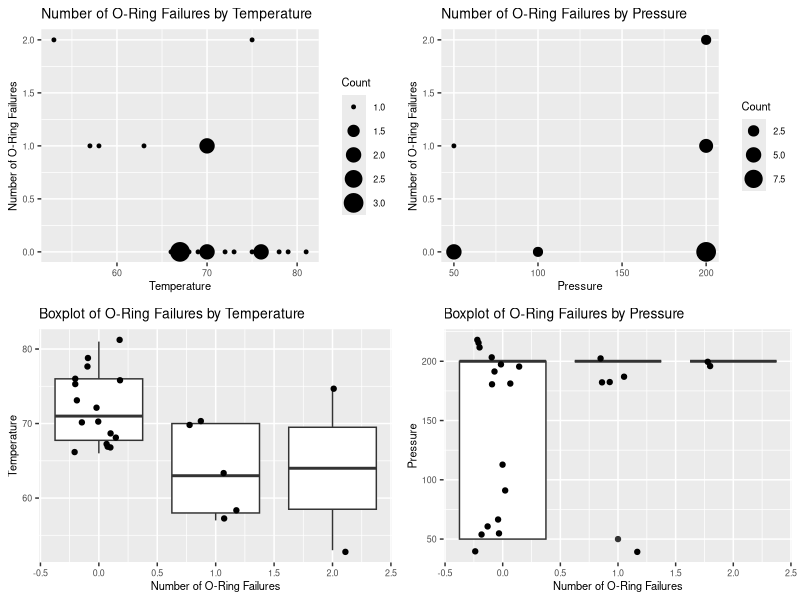
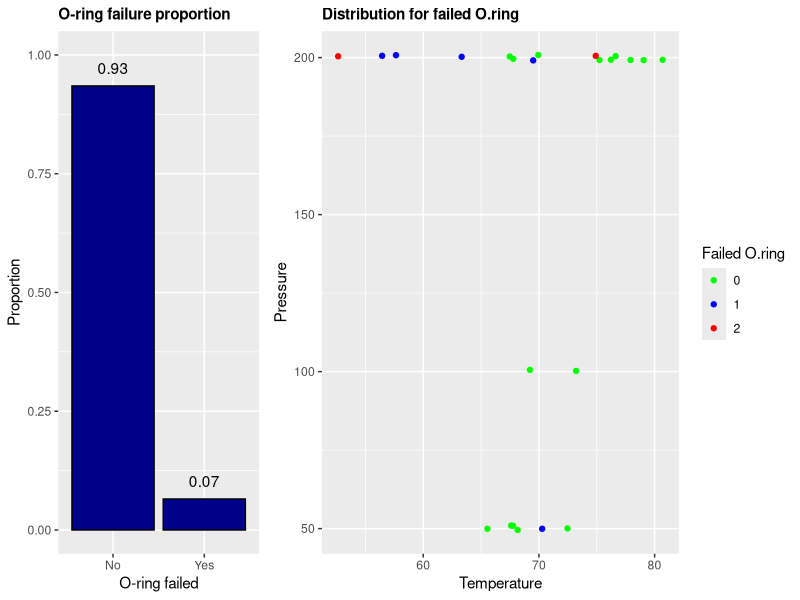
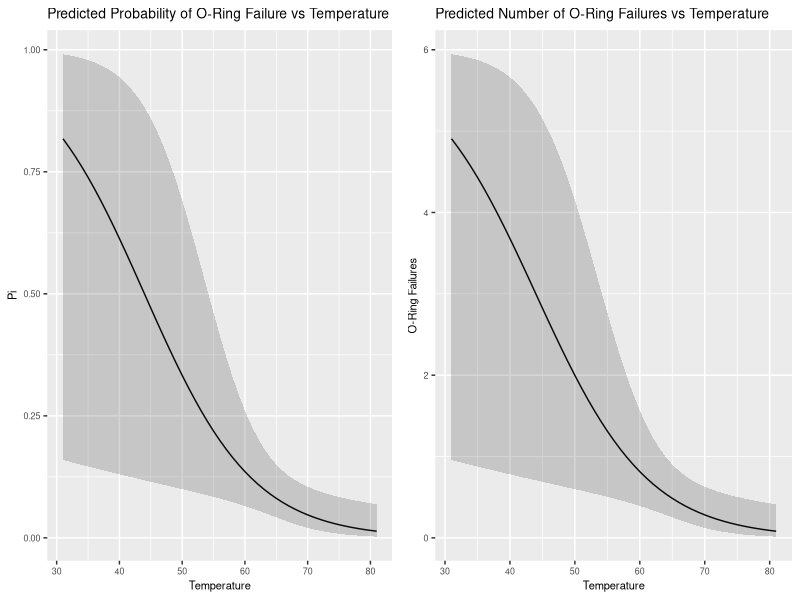
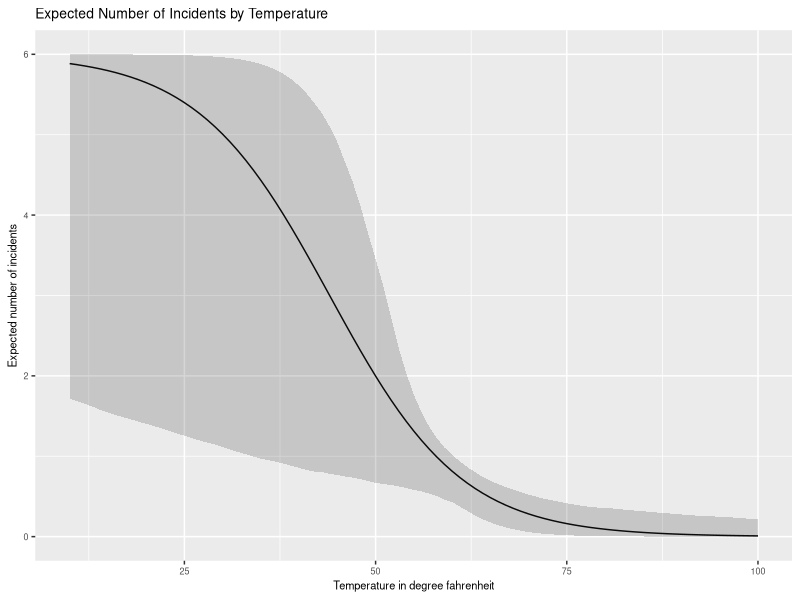
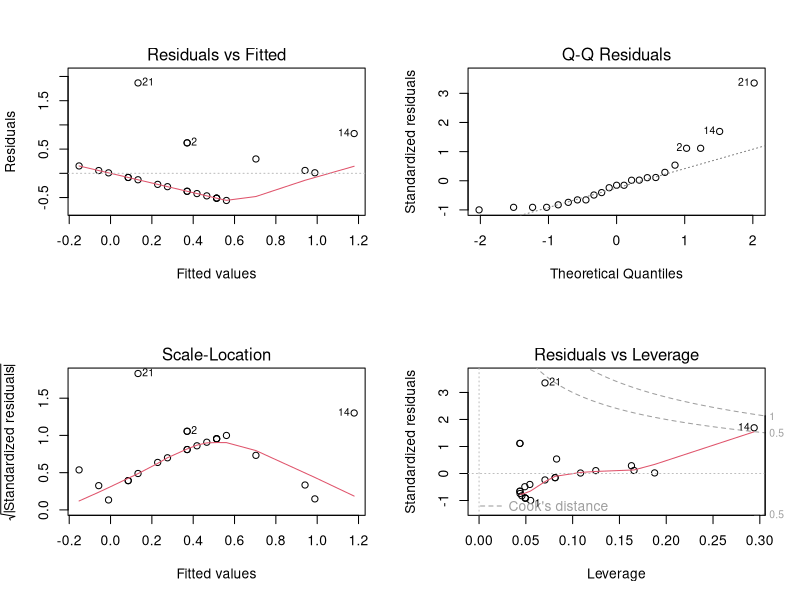

R code for these plots, in order:
## ---- chunk 1
list.of.packages <- c("tidyverse", "sandwich", "lmtest", "car", "MASS", "nnet", "cowplot")
new.packages <- list.of.packages[!(list.of.packages %in% installed.packages()[,"Package"])]
if(length(new.packages)) install.packages(new.packages)

library(tidyverse)
library(sandwich)
library(lmtest)
library(car)
library(MASS)
library(nnet)
library(cowplot)
library(gridExtra)
## ---- chunk 2
knitr::opts_chunk$set(warning = FALSE, message = FALSE) 
## ---- chunk 3
df <- read_csv('../data/raw/challenger.csv')
## ---- chunk 4
summary(df)
## ---- chunk 5
df %>% 
  group_by(Temp, O.ring) %>%
  summarize(Count = n()) %>%
  ggplot(aes(x = Temp, y = O.ring, size = Count)) + 
    geom_point() + 
    labs(title = "Number of O-Ring Failures by Temperature") +
    theme(plot.title = element_text(size = 10), text = element_text(size = 8)) +
    ylab("Number of O-Ring Failures") +
    xlab("Temperature") -> p1

df %>% 
  group_by(Pressure, O.ring) %>%
  summarize(Count = n()) %>%
  ggplot(aes(x = Pressure, y = O.ring, size = Count)) + 
    geom_point() + 
    labs(title = "Number of O-Ring Failures by Pressure") +
    theme(plot.title = element_text(size = 10), text = element_text(size = 8)) +
    ylab("Number of O-Ring Failures") +
    xlab("Pressure") -> p2

ggplot(df, aes(x = O.ring, y = Temp, group = O.ring)) + 
  geom_boxplot() +
  labs(title = "Boxplot of O-Ring Failures by Temperature") +
  theme(plot.title = element_text(size = 10), text = element_text(size = 8)) +
  geom_jitter(width = 0.25) +
  ylab("Temperature") +
  xlab("Number of O-Ring Failures") -> p3

ggplot(df, aes(x = O.ring, y = Pressure, group = O.ring)) + 
  geom_boxplot() +
  labs(title = "Boxplot of O-Ring Failures by Pressure") +
  theme(plot.title = element_text(size = 10), text = element_text(size = 8)) +
  geom_jitter(width = 0.25) +
  ylab("Pressure") +
  xlab("Number of O-Ring Failures") -> p4

plot_grid(p1, p2, p3, p4)
## ---- chunk 6
# Plotting admission ratio
df.summary <- data.frame(Proportion = c((sum(df$Number)-sum(df$O.ring))/sum(df$Number), sum(df$O.ring)/sum(df$Number)),
                         Failed = c("No", "Yes"))
ggplot(df.summary, mapping=aes(x = Failed, y = Proportion)) + 
  geom_bar(fill = 'DarkBlue', color = 'black', stat = "identity") +
  geom_text(stat='identity', aes(label=round(Proportion, 2)), vjust=-1) + 
  ggtitle("O-ring failure proportion") + 
  theme(plot.title = element_text(size=11, lineheight=1, face="bold")) +
  xlab("O-ring failed") +
  ylab("Proportion") +
  ylim(0, 1) -> p5

# Plotting failure ratios
ggplot(df, aes(Temp, Pressure, colour = factor(O.ring))) +
  geom_jitter(height=1, width=1) +
  ggtitle("Distribution for failed O.ring") + 
  theme(plot.title = element_text(size=11, lineheight=1, face="bold")) +
  xlab("Temperature") +
  ylab("Pressure") +
  scale_colour_manual(name = 'Failed O.ring', guide = 'legend',
                      values = c('0' = 'green', '1' = 'blue', '2' = 'red'),
                      labels = c('0', '1', '2')) -> p6

grid.arrange(p5, p6, nrow = 1, ncol = 2, widths = c(1,2))
## ---- chunk 7
model_1 <- glm(formula = O.ring / Number ~ Temp + Pressure, data = df,
               family = 'binomial', weights = Number)

Anova(model_1, test = 'LR')
## ---- chunk 8
# 1. Estimate the logistic regression model.
model_2 <- glm(formula = O.ring / Number ~ Temp, data = df, family = 'binomial',
               weights = Number)
summary(model_2)
## ---- chunk 9
# 2. Determine if a quadratic term is needed in the model for the temperature in
#    this model.
model_3 <- glm(formula = O.ring / Number ~ Temp + I(Temp ^ 2), data = df,
               family = 'binomial', weights = Number)

Anova(model_3)
## ---- chunk 10
# Pi vs Temp plot.
res <- data.frame(Temp = 31:81)
prob_pred <- predict(model_2, res, type="response", se = TRUE)
res['pi_hat'] <- prob_pred$fit
linear_pred <- predict(model_2, res, type="link", se = TRUE)
lower <- linear_pred$fit - qnorm(1 - 0.05 / 2) * linear_pred$se.fit
upper <- linear_pred$fit + qnorm(1 - 0.05 / 2) * linear_pred$se.fit
res['lower'] <- exp(lower)/(1 + exp(lower))
res['upper'] <- exp(upper)/(1 + exp(upper))

ggplot(res, aes(x = Temp, y = pi_hat)) + 
  geom_line() +
  geom_ribbon(aes(ymin = lower, ymax = upper), alpha = 0.2) + 
  labs(title = "Predicted Probability of O-Ring Failure vs Temperature") +
  theme(plot.title = element_text(size = 10), text = element_text(size = 8)) +
  ylab("Pi") +
  xlab("Temperature") -> p7

# Expected number of failures vs Temp plot.
res['pred_failures'] <- res$pi_hat * 6
res['failures_lower'] <- res$lower * 6
res['failures_upper'] <- res$upper * 6

ggplot(res, aes(x = Temp, y = pred_failures)) + 
  geom_line() + 
  geom_ribbon(aes(ymin = failures_lower, ymax = failures_upper), alpha = 0.2) + 
  labs(title = "Predicted Number of O-Ring Failures vs Temperature") +
  theme(plot.title = element_text(size = 10), text = element_text(size = 8)) +
  ylab("O-Ring Failures") +
  xlab("Temperature") -> p8

grid.arrange(p7, p8, nrow = 1, ncol = 2)
## ---- chunk 11
incidents.estimator <- function(b, seed=42, number=6) {
  # Setting seed to make the plot exactly reproduced
  set.seed(seed)
  n <- 23 # Resampled size
  estimation <- array(data = NA, dim=c(91, b))
  
  # Performing re-sampling repeatedly "b" times
  for(i in 1:b) {
    samples <- sample(x = 1:n, size = n, replace = TRUE)
    model   <- glm(formula = O.ring / Number ~ Temp, data = df[samples,],
                   weights = Number, family = 'binomial')
    # Performing prediction for 10-100° Fahrenheit using each fitted model 
    preds <- predict(object = model, newdata = data.frame(Temp = 10:100),
                     type = "response")
    j <- 0
    for(p in preds) {
      j <- j+1 # Index
      estimation[j, i] <- p
    }
  }
  # Fitting a model with the original data for prediction
  model <- glm(formula = O.ring/Number ~ Temp, data = df,
               weights = Number, family = 'binomial')
  # Estimating Expected number of incidents along with 90% CI
  incidents <- data.frame(Temperature = integer(), Incidents = double(),
                          CI.Upper = double(), CI.Lower = double())
  preds <- predict(object = model, newdata = data.frame(Temp = 10:100),
                   type = "response")
  i <- 0
  for(p in preds) {
    i <- i+1 # Index to locate data in the data.frame
    # Getting the 90% CI and multiply by 6 to get estimation for a single flight
    ci <- quantile(estimation[i,], probs = c(0.05, 0.95), names=FALSE)
    incidents[i, 1] <- i + 9 # Temperature
    incidents[i, 2] <- p*number
    incidents[i, 3] <- ci[1]*number
    incidents[i, 4] <- ci[2]*number
  }

  incidents
}

# Performing predictions for 10°-100° temperature and plotting the result
predicted.incidents <- incidents.estimator(3000)
## ---- chunk 12
ggplot(predicted.incidents, aes(x=Temperature)) + 
  geom_line(aes(y = Incidents)) +
  geom_ribbon(aes(ymin = CI.Lower, ymax = CI.Upper), alpha = 0.2) + 
  labs(title = "Expected Number of Incidents by Temperature") +
  theme(plot.title = element_text(size = 10), text = element_text(size = 8)) +
  xlab("Temperature in degree fahrenheit") +
  ylab("Expected number of incidents") -> p9

p9
## ---- chunk 13
mod.linear <- lm(O.ring ~ Temp, data = df)
summary(mod.linear)
## ---- chunk 14
par(mfrow=c(2,2))
plot(mod.linear)
